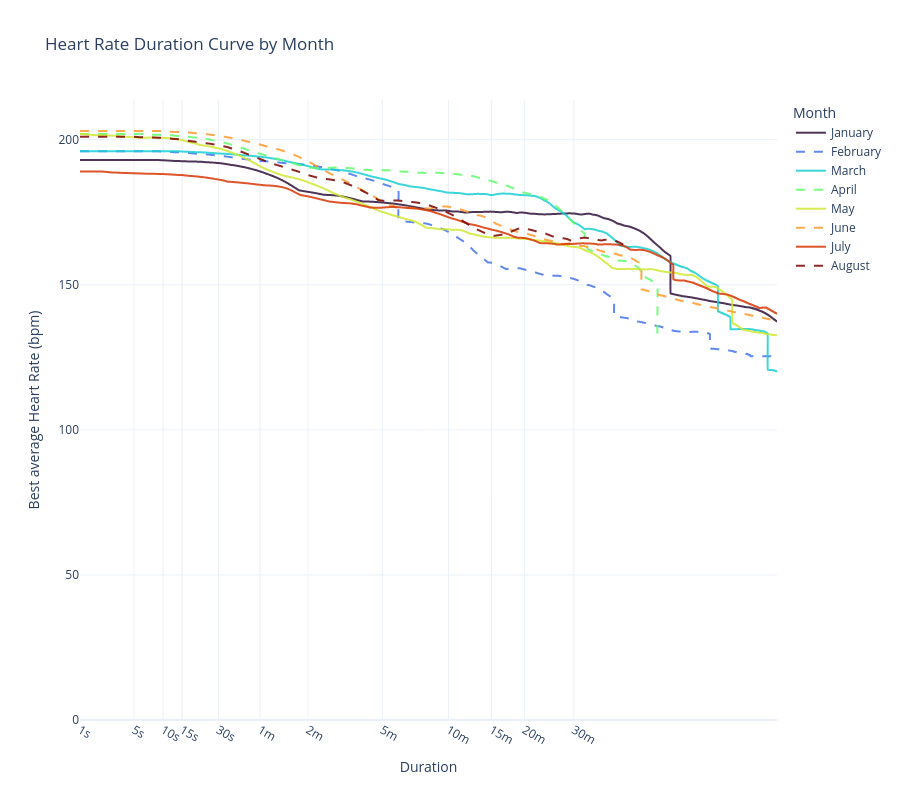

The cell this chart's notebook holds for it:
### Code cell
fig = plot_duration_curve_by_month(
    df,
    metric="heart_rate",
    months=range(1,9),
    max_duration=60*60*2,
    x_axis_exponent=0.2,
    colorscale="Turbo",
    line_opacity=0.85,
    alternate_dash=True,
)
fig.show()

### Figure 1 — Plotly figure (JSON) as saved in the notebook; plotly's stock layout.template omitted (floating-point values rounded to 4 significant figures; data arrays with more than 128 entries replaced by an {"elided": "..."} marker saying what was removed)
{"data": [{"customdata": {"elided": "7200 str values"}, "fillcolor": "rgba(214, 39, 40, 0.15)", "hovertemplate": "<b>January</b><br>Duration: %{x}<br>Value: %{y:.0f}<extra></extra>", "line": {"color": "rgb(48, 18, 59)", "dash": "solid", "shape": "spline", "width": 2}, "mode": "lines", "name": "January", "opacity": 0.85, "showlegend": true, "type": "scatter", "x": {"elided": "7200 float values"}, "y": {"elided": "7200 float values"}}, {"customdata": {"elided": "7200 str values"}, "fillcolor": "rgba(214, 39, 40, 0.15)", "hovertemplate": "<b>February</b><br>Duration: %{x}<br>Value: %{y:.0f}<extra></extra>", "line": {"color": "rgb(70, 117, 237)", "dash": "dash", "shape": "spline", "width": 2}, "mode": "lines", "name": "February", "opacity": 0.85, "showlegend": true, "type": "scatter", "x": {"elided": "7200 float values"}, "y": {"elided": "7200 float values"}}, {"customdata": {"elided": "7200 str values"}, "fillcolor": "rgba(214, 39, 40, 0.15)", "hovertemplate": "<b>March</b><br>Duration: %{x}<br>Value: %{y:.0f}<extra></extra>", "line": {"color": "rgb(27, 207, 212)", "dash": "solid", "shape": "spline", "width": 2}, "mode": "lines", "name": "March", "opacity": 0.85, "showlegend": true, "type": "scatter", "x": {"elided": "7200 float values"}, "y": {"elided": "7200 float values"}}, {"customdata": {"elided": "3371 str values"}, "fillcolor": "rgba(214, 39, 40, 0.15)", "hovertemplate": "<b>April</b><br>Duration: %{x}<br>Value: %{y:.0f}<extra></extra>", "line": {"color": "rgb(97, 252, 108)", "dash": "dash", "shape": "spline", "width": 2}, "mode": "lines", "name": "April", "opacity": 0.85, "showlegend": true, "type": "scatter", "x": {"elided": "3371 float values"}, "y": {"elided": "3371 float values"}}, {"customdata": {"elided": "7200 str values"}, "fillcolor": "rgba(214, 39, 40, 0.15)", "hovertemplate": "<b>May</b><br>Duration: %{x}<br>Value: %{y:.0f}<extra></extra>", "line": {"color": "rgb(209, 232, 52)", "dash": "solid", "shape": "spline", "width": 2}, "mode": "lines", "name": "May", "opacity": 0.85, "showlegend": true, "type": "scatter", "x": {"elided": "7200 float values"}, "y": {"elided": "7200 float values"}}, {"customdata": {"elided": "7200 str values"}, "fillcolor": "rgba(214, 39, 40, 0.15)", "hovertemplate": "<b>June</b><br>Duration: %{x}<br>Value: %{y:.0f}<extra></extra>", "line": {"color": "rgb(254, 155, 45)", "dash": "dash", "shape": "spline", "width": 2}, "mode": "lines", "name": "June", "opacity": 0.85, "showlegend": true, "type": "scatter", "x": {"elided": "7200 float values"}, "y": {"elided": "7200 float values"}}, {"customdata": {"elided": "7200 str values"}, "fillcolor": "rgba(214, 39, 40, 0.15)", "hovertemplate": "<b>July</b><br>Duration: %{x}<br>Value: %{y:.0f}<extra></extra>", "line": {"color": "rgb(217, 56, 6)", "dash": "solid", "shape": "spline", "width": 2}, "mode": "lines", "name": "July", "opacity": 0.85, "showlegend": true, "type": "scatter", "x": {"elided": "7200 float values"}, "y": {"elided": "7200 float values"}}, {"customdata": {"elided": "2662 str values"}, "fillcolor": "rgba(214, 39, 40, 0.15)", "hovertemplate": "<b>August</b><br>Duration: %{x}<br>Value: %{y:.0f}<extra></extra>", "line": {"color": "rgb(122, 4, 2)", "dash": "dash", "shape": "spline", "width": 2}, "mode": "lines", "name": "August", "opacity": 0.85, "showlegend": true, "type": "scatter", "x": {"elided": "2662 float values"}, "y": {"elided": "2662 float values"}}], "layout": {"height": 800, "hovermode": "closest", "legend": {"title": {"text": "Month"}}, "title": {"text": "Heart Rate Duration Curve by Month"}, "xaxis": {"tickmode": "array", "ticktext": ["1s", "5s", "10s", "15s", "30s", "1m", "2m", "5m", "10m", "15m", "20m", "30m"], "tickvals": [1, 1.38, 1.585, 1.719, 1.974, 2.268, 2.605, 3.129, 3.594, 3.898, 4.129, 4.478], "title": {"text": "Duration"}, "type": "linear"}, "yaxis": {"rangemode": "tozero", "title": {"text": "Best average Heart Rate (bpm)"}}}}
